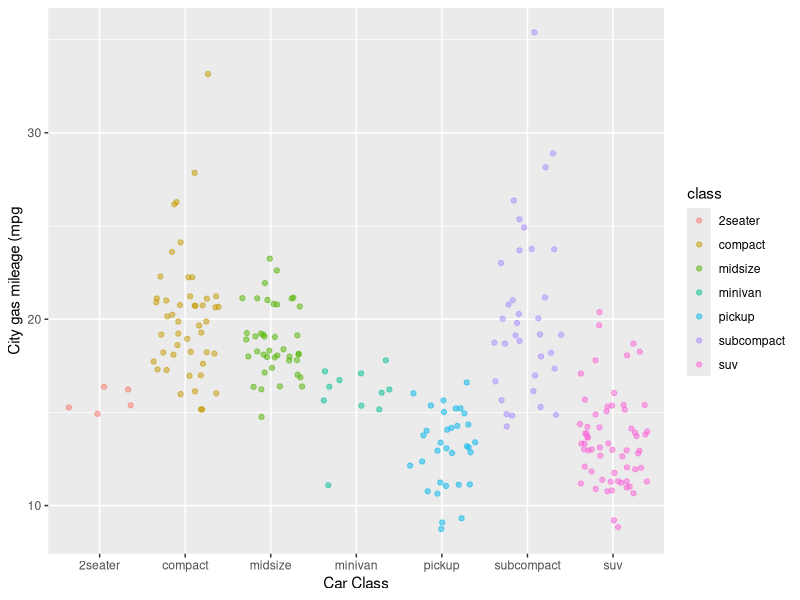

R code for this plot:
## ---- chunk 1
knitr::opts_chunk$set(echo = TRUE)
library(tidyverse)

## ---- chunk 2
ggplot(data = mpg, aes(x=class, y=cty)) +
  geom_jitter(aes(color=class), alpha = 0.5) +
  labs(x = "Car Class", y = "City gas mileage (mpg")

